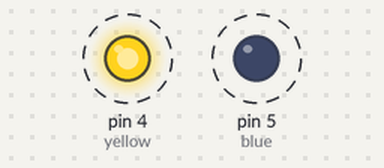
Recording of a sketch running on a simulated Arduino Uno, built with avr-gcc and run on an emulated ATmega328P. Shown: output pins drawn as LEDs (lit = HIGH). Dashed ring = blinking.

Above: at 0.5 s.
Timing chart, 0 to 4.6 s (numbered marks = the images above):
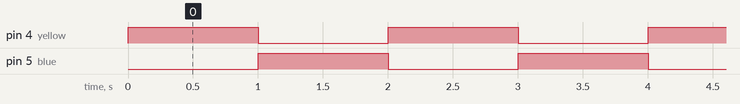

Measured:
- by itself, pin 4 (yellow), pin 5 (blue): alternates HIGH for 1.0 s and LOW for 1.0 s
- by itself, everything shown: repeats every 2.0 s, in 3 steps

The sketch:

sketch_2LEDS.ino
```cpp
#define yellow 4
#define blue 5

void setup() {
  // put your setup code here, to run once:
  pinMode(yellow, OUTPUT);
  pinMode(blue, OUTPUT);
}

void loop() {
  // put your main code here, to run repeatedly:
  blink(yellow);
  blink(blue);
}

void blink(size_t nr){
  digitalWrite(nr, HIGH);
  delay(1000);
  digitalWrite(nr, LOW);
}
```
